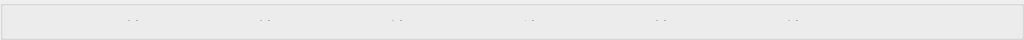
   <widget class="QGroupBox" name="groupBoxXYZOUV">
    <property name="geometry">
     <rect>
      <x>0</x>
      <y>81</y>
      <width>1024</width>
      <height>40</height>
     </rect>
    </property>
    <property name="minimumSize">
     <size>
      <width>1024</width>
      <height>40</height>
     </size>
    </property>
    <property name="maximumSize">
     <size>
      <width>1024</width>
      <height>40</height>
     </size>
    </property>
    <property name="title">
     <string/>
    </property>
    <widget class="QWidget" name="layoutWidget">
     <property name="geometry">
      <rect>
       <x>90</x>
       <y>0</y>
       <width>788</width>
       <height>41</height>
      </rect>
     </property>
     <layout class="QHBoxLayout" name="horizontalLayout">
      <item>
       <widget class="QLabel" name="label_X1">
        <property name="minimumSize">
         <size>
          <width>40</width>
          <height>30</height>
         </size>
        </property>
        <property name="maximumSize">
         <size>
          <width>40</width>
          <height>30</height>
         </size>
        </property>
        <property name="font">
         <font>
          <family>SimSun</family>
          <pointsize>-1</pointsize>
         </font>
        </property>
        <property name="text">
         <string>X1:</string>
        </property>
        <property name="alignment">
         <set>Qt::AlignRight|Qt::AlignTrailing|Qt::AlignVCenter</set>
        </property>
       </widget>
      </item>
      <item>
       <widget class="QLabel" name="X1_speed">
        <property name="minimumSize">
         <size>
          <width>80</width>
          <height>30</height>
         </size>
        </property>
        <property name="maximumSize">
         <size>
          <width>80</width>
          <height>30</height>
         </size>
        </property>
        <property name="font">
         <font>
          <family>SimSun</family>
          <pointsize>-1</pointsize>
         </font>
        </property>
        <property name="text">
         <string>555</string>
        </property>
       </widget>
      </item>
      <item>
       <widget class="QLabel" name="label_Z1">
        <property name="minimumSize">
         <size>
          <width>40</width>
          <height>30</height>
         </size>
        </property>
        <property name="maximumSize">
         <size>
          <width>40</width>
          <height>30</height>
         </size>
        </property>
        <property name="font">
         <font>
          <family>SimSun</family>
          <pointsize>-1</pointsize>
         </font>
        </property>
        <property name="text">
         <string>Z1:</string>
        </property>
        <property name="alignment">
         <set>Qt::AlignRight|Qt::AlignTrailing|Qt::AlignVCenter</set>
        </property>
       </widget>
      </item>
      <item>
       <widget class="QLabel" name="Z1_speed">
        <property name="minimumSize">
         <size>
          <width>80</width>
          <height>30</height>
         </size>
        </property>
        <property name="maximumSize">
         <size>
          <width>80</width>
          <height>30</height>
         </size>
        </property>
        <property name="font">
         <font>
          <family>SimSun</family>
          <pointsize>-1</pointsize>
         </font>
        </property>
        <property name="text">
         <string>555</string>
        </property>
       </widget>
      </item>
      <item>
       <widget class="QLabel" name="label_Y1">
        <property name="minimumSize">
         <size>
          <width>40</width>
          <height>30</height>
         </size>
        </property>
        <property name="maximumSize">
         <size>
          <width>40</width>
          <height>30</height>
         </size>
        </property>
        <property name="font">
         <font>
          <family>SimSun</family>
          <pointsize>-1</pointsize>
         </font>
        </property>
        <property name="text">
         <string>Y1:</string>
        </property>
        <property name="alignment">
         <set>Qt::AlignRight|Qt::AlignTrailing|Qt::AlignVCenter</set>
        </property>
       </widget>
      </item>
      <item>
       <widget class="QLabel" name="Y1_speed">
        <property name="minimumSize">
         <size>
          <width>80</width>
          <height>30</height>
         </size>
        </property>
        <property name="maximumSize">
         <size>
          <width>80</width>
          <height>30</height>
         </size>
        </property>
        <property name="font">
         <font>
          <family>SimSun</family>
          <pointsize>-1</pointsize>
         </font>
        </property>
        <property name="text">
         <string>555</string>
        </property>
       </widget>
      </item>
      <item>
       <widget class="QLabel" name="label_C">
        <property name="minimumSize">
         <size>
          <width>40</width>
          <height>30</height>
         </size>
        </property>
        <property name="maximumSize">
         <size>
          <width>40</width>
          <height>30</height>
         </size>
        </property>
        <property name="font">
         <font>
          <family>SimSun</family>
          <pointsize>-1</pointsize>
         </font>
        </property>
        <property name="text">
         <string>C:</string>
        </property>
        <property name="alignment">
         <set>Qt::AlignRight|Qt::AlignTrailing|Qt::AlignVCenter</set>
        </property>
       </widget>
      </item>
      <item>
       <widget class="QLabel" name="C_speed">
        <property name="minimumSize">
         <size>
          <width>80</width>
          <height>30</height>
         </size>
        </property>
        <property name="maximumSize">
         <size>
          <width>80</width>
          <height>30</height>
         </size>
        </property>
        <property name="font">
         <font>
          <family>SimSun</family>
          <pointsize>-1</pointsize>
         </font>
        </property>
        <property name="text">
         <string>555</string>
        </property>
       </widget>
      </item>
      <item>
       <widget class="QLabel" name="label_Z2">
        <property name="minimumSize">
         <size>
          <width>40</width>
          <height>30</height>
         </size>
        </property>
        <property name="maximumSize">
         <size>
          <width>40</width>
          <height>30</height>
         </size>
        </property>
        <property name="font">
         <font>
          <family>SimSun</family>
          <pointsize>-1</pointsize>
         </font>
        </property>
        <property name="text">
         <string>Z2:</string>
        </property>
        <property name="alignment">
         <set>Qt::AlignRight|Qt::AlignTrailing|Qt::AlignVCenter</set>
        </property>
       </widget>
      </item>
      <item>
       <widget class="QLabel" name="Z2_speed">
        <property name="minimumSize">
         <size>
          <width>80</width>
          <height>30</height>
         </size>
        </property>
        <property name="maximumSize">
         <size>
          <width>80</width>
          <height>30</height>
         </size>
        </property>
        <property name="font">
         <font>
          <family>SimSun</family>
          <pointsize>-1</pointsize>
         </font>
        </property>
        <property name="text">
         <string>555</string>
        </property>
       </widget>
      </item>
      <item>
       <widget class="QLabel" name="label_Y2">
        <property name="minimumSize">
         <size>
          <width>40</width>
          <height>30</height>
         </size>
        </property>
        <property name="maximumSize">
         <size>
          <width>40</width>
          <height>30</height>
         </size>
        </property>
        <property name="font">
         <font>
          <family>SimSun</family>
          <pointsize>-1</pointsize>
         </font>
        </property>
        <property name="text">
         <string>Y2:</string>
        </property>
        <property name="alignment">
         <set>Qt::AlignRight|Qt::AlignTrailing|Qt::AlignVCenter</set>
        </property>
       </widget>
      </item>
      <item>
       <widget class="QLabel" name="Y2_speed">
        <property name="minimumSize">
         <size>
          <width>80</width>
          <height>30</height>
         </size>
        </property>
        <property name="maximumSize">
         <size>
          <width>80</width>
          <height>30</height>
         </size>
        </property>
        <property name="font">
         <font>
          <family>SimSun</family>
          <pointsize>-1</pointsize>
         </font>
        </property>
        <property name="text">
         <string>555</string>
        </property>
       </widget>
      </item>
     </layout>
    </widget>
   </widget>
